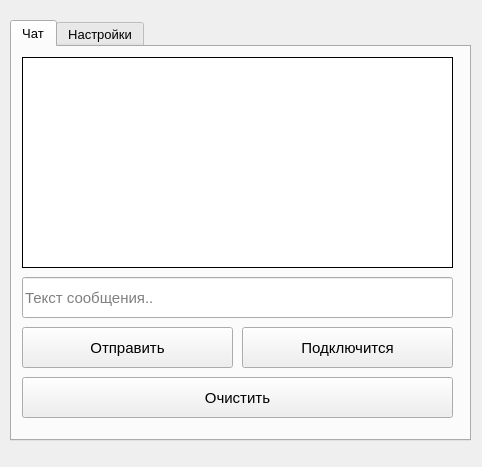
<?xml version="1.0" encoding="UTF-8"?>
<ui version="4.0">
 <class>MainWindow</class>
 <widget class="QMainWindow" name="MainWindow">
  <property name="geometry">
   <rect>
    <x>0</x>
    <y>0</y>
    <width>482</width>
    <height>467</height>
   </rect>
  </property>
  <property name="windowTitle">
   <string>MainWindow</string>
  </property>
  <widget class="QWidget" name="centralwidget">
   <widget class="QTabWidget" name="tabWidget">
    <property name="geometry">
     <rect>
      <x>10</x>
      <y>20</y>
      <width>461</width>
      <height>421</height>
     </rect>
    </property>
    <property name="font">
     <font>
      <pointsize>10</pointsize>
     </font>
    </property>
    <property name="focusPolicy">
     <enum>Qt::WheelFocus</enum>
    </property>
    <property name="currentIndex">
     <number>0</number>
    </property>
    <widget class="QWidget" name="tab">
     <attribute name="title">
      <string>Чат</string>
     </attribute>
     <widget class="QPlainTextEdit" name="plainTextEdit">
      <property name="geometry">
       <rect>
        <x>10</x>
        <y>10</y>
        <width>431</width>
        <height>211</height>
       </rect>
      </property>
      <property name="font">
       <font>
        <pointsize>11</pointsize>
       </font>
      </property>
      <property name="focusPolicy">
       <enum>Qt::NoFocus</enum>
      </property>
      <property name="styleSheet">
       <string notr="true">QPlainTextEdit {
border: 1px solid black;
}</string>
      </property>
     </widget>
     <widget class="QPushButton" name="pushButton_4">
      <property name="geometry">
       <rect>
        <x>10</x>
        <y>330</y>
        <width>431</width>
        <height>41</height>
       </rect>
      </property>
      <property name="font">
       <font>
        <pointsize>11</pointsize>
       </font>
      </property>
      <property name="styleSheet">
       <string notr="true"/>
      </property>
      <property name="text">
       <string>Очистить</string>
      </property>
     </widget>
     <widget class="QPushButton" name="pushButton">
      <property name="geometry">
       <rect>
        <x>10</x>
        <y>280</y>
        <width>211</width>
        <height>41</height>
       </rect>
      </property>
      <property name="font">
       <font>
        <pointsize>11</pointsize>
       </font>
      </property>
      <property name="styleSheet">
       <string notr="true"/>
      </property>
      <property name="text">
       <string>Отправить</string>
      </property>
     </widget>
     <widget class="QPushButton" name="pushButton_2">
      <property name="geometry">
       <rect>
        <x>230</x>
        <y>280</y>
        <width>211</width>
        <height>41</height>
       </rect>
      </property>
      <property name="font">
       <font>
        <pointsize>11</pointsize>
       </font>
      </property>
      <property name="styleSheet">
       <string notr="true"/>
      </property>
      <property name="text">
       <string>Подключится</string>
      </property>
     </widget>
     <widget class="QLineEdit" name="lineEdit">
      <property name="geometry">
       <rect>
        <x>10</x>
        <y>230</y>
        <width>431</width>
        <height>41</height>
       </rect>
      </property>
      <property name="font">
       <font>
        <pointsize>11</pointsize>
       </font>
      </property>
      <property name="styleSheet">
       <string notr="true"/>
      </property>
      <property name="placeholderText">
       <string>Текст сообщения..</string>
      </property>
     </widget>
    </widget>
    <widget class="QWidget" name="tab_2">
     <attribute name="title">
      <string>Настройки</string>
     </attribute>
     <widget class="QPushButton" name="pushButton_5">
      <property name="geometry">
       <rect>
        <x>10</x>
        <y>123</y>
        <width>431</width>
        <height>51</height>
       </rect>
      </property>
      <property name="font">
       <font>
        <pointsize>11</pointsize>
       </font>
      </property>
      <property name="styleSheet">
       <string notr="true"/>
      </property>
      <property name="text">
       <string>Сгенерировать данные для подключения</string>
      </property>
     </widget>
     <widget class="QLineEdit" name="lineEdit_4">
      <property name="geometry">
       <rect>
        <x>10</x>
        <y>20</y>
        <width>431</width>
        <height>41</height>
       </rect>
      </property>
      <property name="font">
       <font>
        <pointsize>11</pointsize>
       </font>
      </property>
      <property name="styleSheet">
       <string notr="true"/>
      </property>
      <property name="text">
       <string/>
      </property>
      <property name="placeholderText">
       <string>Адрес сервера..</string>
      </property>
     </widget>
     <widget class="QLineEdit" name="lineEdit_5">
      <property name="geometry">
       <rect>
        <x>10</x>
        <y>70</y>
        <width>431</width>
        <height>41</height>
       </rect>
      </property>
      <property name="font">
       <font>
        <pointsize>11</pointsize>
       </font>
      </property>
      <property name="styleSheet">
       <string notr="true"/>
      </property>
      <property name="text">
       <string/>
      </property>
      <property name="placeholderText">
       <string>Порт сервера..</string>
      </property>
     </widget>
     <widget class="QPlainTextEdit" name="plainTextEdit_2">
      <property name="geometry">
       <rect>
        <x>10</x>
        <y>184</y>
        <width>431</width>
        <height>191</height>
       </rect>
      </property>
      <property name="font">
       <font>
        <pointsize>11</pointsize>
       </font>
      </property>
      <property name="focusPolicy">
       <enum>Qt::NoFocus</enum>
      </property>
     </widget>
    </widget>
   </widget>
  </widget>
  <widget class="QMenuBar" name="menubar">
   <property name="geometry">
    <rect>
     <x>0</x>
     <y>0</y>
     <width>482</width>
     <height>25</height>
    </rect>
   </property>
  </widget>
 </widget>
 <resources/>
 <connections/>
</ui>
